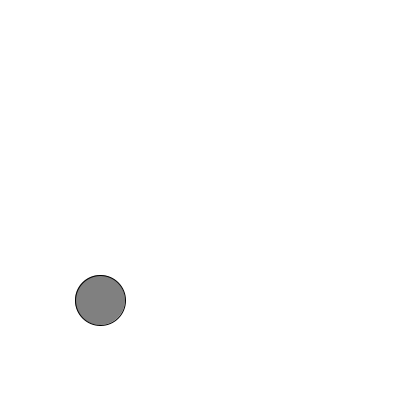
Frame 1 (no input)
Frame 60 (the mouse pressed at the canvas centre just before this capture): identical to frame 1, image omitted
Frame 120 (the mouse held since frame 60 and released just before this capture): identical to frame 1, image omitted

The Processing sketch that drew this single still picture (run headless with seeded random() and noise(); from frame 60 on, the mouse is pressed at the canvas centre):

// Processing sketch: personaje_salto
// ── personaje_salto.pde
/*
RECURSOS VIDEOJUEGOS | TP_FINAL
MATIAS_JL | TMM1 | FBA | UNLP | 2016
http://colaboratorio3.org/
*/

Saltarin s;

void setup(){
  size(400,400);
  s = new Saltarin(100,300);
}

void draw(){
  background(255);
  s.dibujar();
  s.saltar();
}

void keyPressed(){
  s.teclas();
}
// ── Saltarin.pde
class Saltarin {

  float posx, posy;
  float tam;

  float vel = 8;  //velocidad: para emular gravedad
  boolean saltando = false;

  Saltarin( float x, float y ) {
    posx = x;
    posy = y;
    tam = 50;
  }

  void dibujar() {
    fill(128);
    ellipse(posx, posy, tam, tam);
  }

  void saltar() {
    if ( saltando ) {
      posy = posy - vel;
      vel = vel - 0.2;  //0.2 = indice de friccion

      if (posy >= 300 ) {  //si regresa al piso, resetea variables
        posy = 300;
        vel = 8;
        saltando = false;  //importante: para que no vuelva a saltar automaticamente
      }
    }
  }
  
  void teclas(){
    if ( key == ' ' )
      saltando = true;
  }
}
